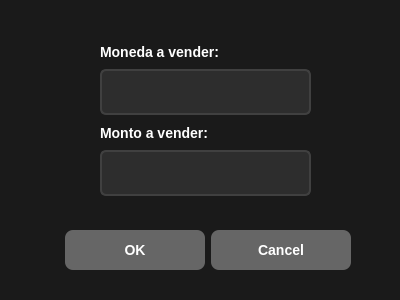
<?xml version="1.0" encoding="UTF-8"?>
<ui version="4.0">
 <class>Dialog</class>
 <widget class="QDialog" name="Dialog">
  <property name="geometry">
   <rect>
    <x>0</x>
    <y>0</y>
    <width>400</width>
    <height>300</height>
   </rect>
  </property>
  <property name="windowTitle">
   <string>Dialog</string>
  </property>
  <property name="styleSheet">
   <string notr="true">QWidget {
    background-color: #1a1a1a;
    color: #ffffff;
    font-family: Segoe UI, Arial;
}</string>
  </property>
  <widget class="QDialogButtonBox" name="btnVender">
   <property name="geometry">
    <rect>
     <x>60</x>
     <y>230</y>
     <width>291</width>
     <height>41</height>
    </rect>
   </property>
   <property name="styleSheet">
    <string notr="true">QPushButton {
    background-color: #666666;
    color: white;
    border: none;
    border-radius: 8px;
    padding: 12px 20px;
    font-size: 14px;
    font-weight: bold;
    min-width: 100px;
}
QPushButton:hover {
    background-color: #777777;
}
QPushButton:pressed {
    background-color: #555555;
}</string>
   </property>
   <property name="orientation">
    <enum>Qt::Horizontal</enum>
   </property>
   <property name="standardButtons">
    <set>QDialogButtonBox::Cancel|QDialogButtonBox::Ok</set>
   </property>
  </widget>
  <widget class="QWidget" name="verticalLayoutWidget">
   <property name="geometry">
    <rect>
     <x>100</x>
     <y>40</y>
     <width>211</width>
     <height>156</height>
    </rect>
   </property>
   <layout class="QVBoxLayout" name="verticalLayout">
    <item>
     <widget class="QLabel" name="lblNameUser">
      <property name="styleSheet">
       <string notr="true">QLabel {
    background-color: transparent;
    color: #ffffff;
    font-size: 14px;
    font-weight: bold;
    border: none;
}</string>
      </property>
      <property name="text">
       <string>Moneda a vender:</string>
      </property>
     </widget>
    </item>
    <item>
     <widget class="QLineEdit" name="lineMonedaVender">
      <property name="styleSheet">
       <string notr="true">QLineEdit {
    background-color: #2d2d2d;
    border: 2px solid #404040;
    border-radius: 6px;
    padding: 12px;
    color: #ffffff;
    font-size: 14px;
    selection-background-color: #404040;
}
QLineEdit:focus {
    border: 2px solid #666666;
    background-color: #252525;
}</string>
      </property>
      <property name="text">
       <string/>
      </property>
     </widget>
    </item>
    <item>
     <widget class="QLabel" name="lblNameUser_2">
      <property name="styleSheet">
       <string notr="true">QLabel {
    background-color: transparent;
    color: #ffffff;
    font-size: 14px;
    font-weight: bold;
    border: none;
}</string>
      </property>
      <property name="text">
       <string>Monto a vender:</string>
      </property>
     </widget>
    </item>
    <item>
     <widget class="QLineEdit" name="lineMonedaVender_2">
      <property name="styleSheet">
       <string notr="true">QLineEdit {
    background-color: #2d2d2d;
    border: 2px solid #404040;
    border-radius: 6px;
    padding: 12px;
    color: #ffffff;
    font-size: 14px;
    selection-background-color: #404040;
}
QLineEdit:focus {
    border: 2px solid #666666;
    background-color: #252525;
}</string>
      </property>
      <property name="text">
       <string/>
      </property>
     </widget>
    </item>
   </layout>
  </widget>
 </widget>
 <resources/>
 <connections>
  <connection>
   <sender>btnVender</sender>
   <signal>accepted()</signal>
   <receiver>Dialog</receiver>
   <slot>accept()</slot>
   <hints>
    <hint type="sourcelabel">
     <x>248</x>
     <y>254</y>
    </hint>
    <hint type="destinationlabel">
     <x>157</x>
     <y>274</y>
    </hint>
   </hints>
  </connection>
  <connection>
   <sender>btnVender</sender>
   <signal>rejected()</signal>
   <receiver>Dialog</receiver>
   <slot>reject()</slot>
   <hints>
    <hint type="sourcelabel">
     <x>316</x>
     <y>260</y>
    </hint>
    <hint type="destinationlabel">
     <x>286</x>
     <y>274</y>
    </hint>
   </hints>
  </connection>
 </connections>
</ui>
